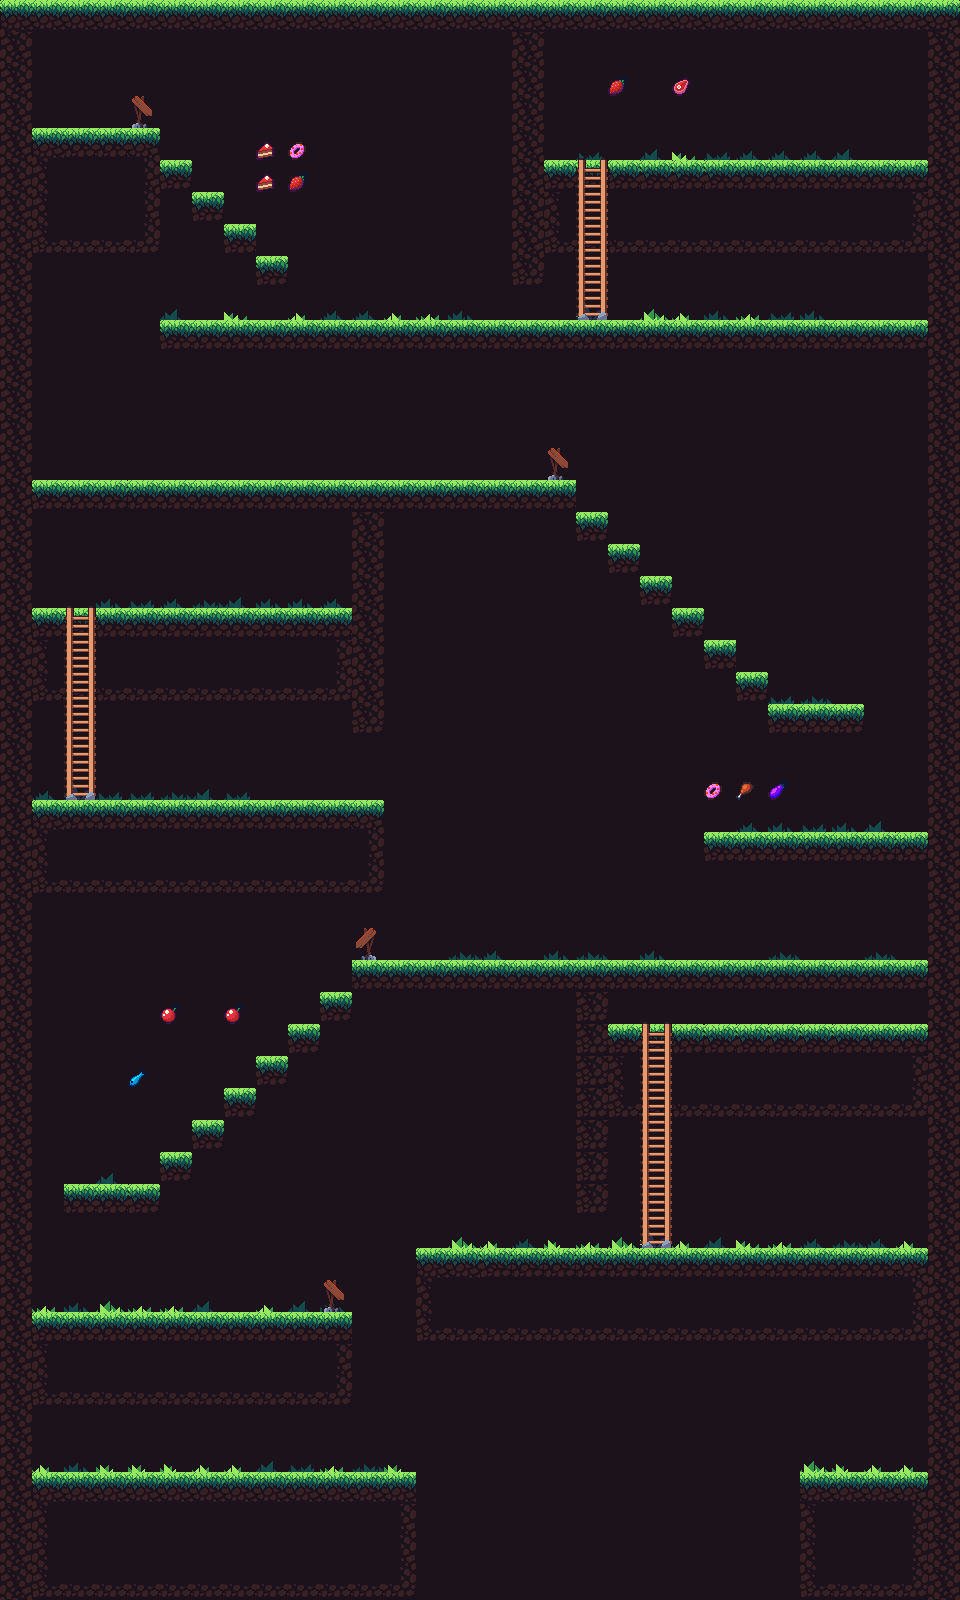

Below is a game level as drawn by its tile map, then a one-line description and the .tmx that defines it (tile-layer data replaced by summaries):
An orthogonal 30x50 tile map with 32x32 px tiles, 3 tile layers (env, floor, items), 6 tilesets and 35 objects (7x trap_spikes, 4x key, 4x trap_fourspikes, 3x revivePoint, 3x ladder, ...).

<map version="1.0" tiledversion="1.1.6" orientation="orthogonal" renderorder="right-down" width="30" height="50" tilewidth="32" tileheight="32" infinite="0" nextobjectid="58">
 <tileset firstgid="1" source="TileSet.tsx" />
 <tileset firstgid="43" source="ladder.tsx" />
 <tileset firstgid="49" source="food.tsx" />
 <tileset firstgid="64" source="pointer.tsx" />
 <tileset firstgid="66" source="trees.tsx" />
 <tileset firstgid="70" source="grass.tsx" />
 <layer name="env" width="30" height="50">
  <data>[1500 cells, 1500 non-empty, 1 distinct tile ids]</data>
 </layer>
 <layer name="floor" width="30" height="50">
  <data>[1500 cells, 568 non-empty, 26 distinct tile ids]</data>
 </layer>
 <layer name="items" width="30" height="50">
  <data>[1500 cells, 34 non-empty, 12 distinct tile ids]</data>
 </layer>
 <objectgroup name="obj">
  <object id="14" x="452.333" y="872">
   <properties>
    <property name="dir" value="y" />
    <property name="kind" value="moveladder" />
    <property name="prefab" value="gl_moveladder" />
    <property name="range" type="int" value="64" />
    <property name="speed" type="int" value="3" />
   </properties>
  </object>
  <object id="16" name="finishFlag" x="870.708" y="1471.96">
   <properties>
    <property name="kind" value="finishFlag" />
    <property name="prefab" value="finish" />
   </properties>
  </object>
  <object id="17" name="revivePoint" x="82.8011" y="128.165" width="9.125" height="7.125">
   <properties>
    <property name="kind" value="revivePoint" />
    <property name="prefab" value="gl_revivepoint" />
   </properties>
  </object>
  <object id="18" name="revivePoint" x="695.563" y="960.188" width="9.125" height="7.125">
   <properties>
    <property name="kind" value="revivePoint" />
    <property name="prefab" value="gl_revivepoint" />
   </properties>
  </object>
  <object id="19" name="chest" x="851.909" y="320.182">
   <properties>
    <property name="items" value="[[&quot;10000101&quot;,75,[5,7]],[&quot;10000102&quot;,7,[5,7]],[&quot;10000002&quot;,3]]" />
    <property name="keyCount" type="int" value="2" />
    <property name="kind" value="TreasureBox" />
    <property name="prefab" value="gl_mh_chest" />
   </properties>
   <ellipse />
  </object>
  <object id="21" name="key" x="869" y="111">
   <properties>
    <property name="count" value="1" />
    <property name="kind" value="Key" />
    <property name="prefab" value="gl_mh_key" />
    <property name="target" value="TreasureBox" />
   </properties>
  </object>
  <object id="24" name="trap_fourspikes" x="526.784" y="285.682">
   <properties>
    <property name="kind" value="trap" />
    <property name="prefab" value="fourspikes" />
   </properties>
  </object>
  <object id="25" name="ladder" x="593.455" y="160.364">
   <properties>
    <property name="kind" value="ladder" />
    <property name="prefab" value="trigger_ladder_down" />
   </properties>
  </object>
  <object id="26" name="trap_fourspikes" x="271.5" y="285.25">
   <properties>
    <property name="kind" value="trap" />
    <property name="prefab" value="fourspikes" />
   </properties>
  </object>
  <object id="27" name="trap_spikes" x="225.92" y="479.888" width="20.1596" height="16.8905">
   <properties>
    <property name="kind" value="trap" />
    <property name="prefab" value="spikes" />
   </properties>
  </object>
  <object id="28" name="trap_spikes" x="270.254" y="479.721" width="20.1596" height="16.8905">
   <properties>
    <property name="kind" value="trap" />
    <property name="prefab" value="spikes" />
   </properties>
  </object>
  <object id="29" name="trap_spikes" x="358.67" y="479.721" width="20.1596" height="16.8905">
   <properties>
    <property name="kind" value="trap" />
    <property name="prefab" value="spikes" />
   </properties>
  </object>
  <object id="30" name="trap_spikes" x="403.837" y="479.721" width="20.1596" height="16.8905">
   <properties>
    <property name="kind" value="trap" />
    <property name="prefab" value="spikes" />
   </properties>
  </object>
  <object id="31" name="key" x="324" y="462.5">
   <properties>
    <property name="count" value="1" />
    <property name="kind" value="Key" />
    <property name="prefab" value="gl_mh_key" />
    <property name="target" value="TreasureBox" />
   </properties>
  </object>
  <object id="34" x="620" y="1485.33">
   <properties>
    <property name="dir" value="x" />
    <property name="kind" value="moveladder" />
    <property name="prefab" value="gl_moveladder" />
    <property name="range" type="int" value="100" />
    <property name="speed" type="int" value="3" />
   </properties>
  </object>
  <object id="37" name="key" x="292.667" y="562">
   <properties>
    <property name="count" value="1" />
    <property name="kind" value="Key" />
    <property name="prefab" value="gl_mh_key" />
    <property name="target" value="TreasureBox" />
   </properties>
  </object>
  <object id="41" name="coin" x="832.667" y="624">
   <properties>
    <property name="id" value="10000101" />
    <property name="kind" value="coin" />
    <property name="num" type="int" value="3" />
    <property name="px" type="int" value="0" />
    <property name="py" type="int" value="40" />
    <property name="rot" value="0" />
    <property name="shape" value="line" />
   </properties>
   <ellipse />
  </object>
  <object id="42" name="chest" x="118.424" y="1472.3">
   <properties>
    <property name="items" value="[[&quot;10000101&quot;,75,[5,7]],[&quot;10000102&quot;,7,[5,7]],[&quot;10000002&quot;,3],[&quot;10001002&quot;,2]]" />
    <property name="keyCount" type="int" value="2" />
    <property name="kind" value="TreasureBox" />
    <property name="prefab" value="gl_mh_chest" />
   </properties>
   <ellipse />
  </object>
  <object id="43" name="trap_fourspikes" x="590.417" y="1213.08">
   <properties>
    <property name="kind" value="trap" />
    <property name="prefab" value="fourspikes" />
   </properties>
  </object>
  <object id="44" name="key" x="910.515" y="1008.88">
   <properties>
    <property name="count" value="1" />
    <property name="kind" value="Key" />
    <property name="prefab" value="gl_mh_key" />
    <property name="target" value="TreasureBox" />
   </properties>
  </object>
  <object id="45" name="trap_spikes" x="706.587" y="1024.89" width="20.1596" height="16.8905">
   <properties>
    <property name="kind" value="trap" />
    <property name="prefab" value="spikes" />
   </properties>
  </object>
  <object id="46" name="trap_spikes" x="801.92" y="1024.22" width="20.1596" height="16.8905">
   <properties>
    <property name="kind" value="trap" />
    <property name="prefab" value="spikes" />
   </properties>
  </object>
  <object id="47" name="coin" x="810" y="1181">
   <properties>
    <property name="id" value="10000101" />
    <property name="kind" value="coin" />
    <property name="len" type="int" value="80" />
    <property name="num" type="int" value="5" />
    <property name="px" type="int" value="0" />
    <property name="py" type="int" value="0" />
    <property name="rot" value="30" />
    <property name="shape" value="circle" />
   </properties>
   <ellipse />
  </object>
  <object id="48" name="trap_fourspikes" x="367.697" y="732.848">
   <properties>
    <property name="kind" value="trap" />
    <property name="prefab" value="fourspikes" />
   </properties>
  </object>
  <object id="51" name="trap_spikes" x="288.045" y="1472.18" width="20.1596" height="16.8905">
   <properties>
    <property name="kind" value="trap" />
    <property name="prefab" value="spikes" />
   </properties>
  </object>
  </objectgroup>
 <objectgroup name="born">
  <!-- 4 objects omitted --></objectgroup>
</map>
<!-- 10 of 35 objects omitted -->
